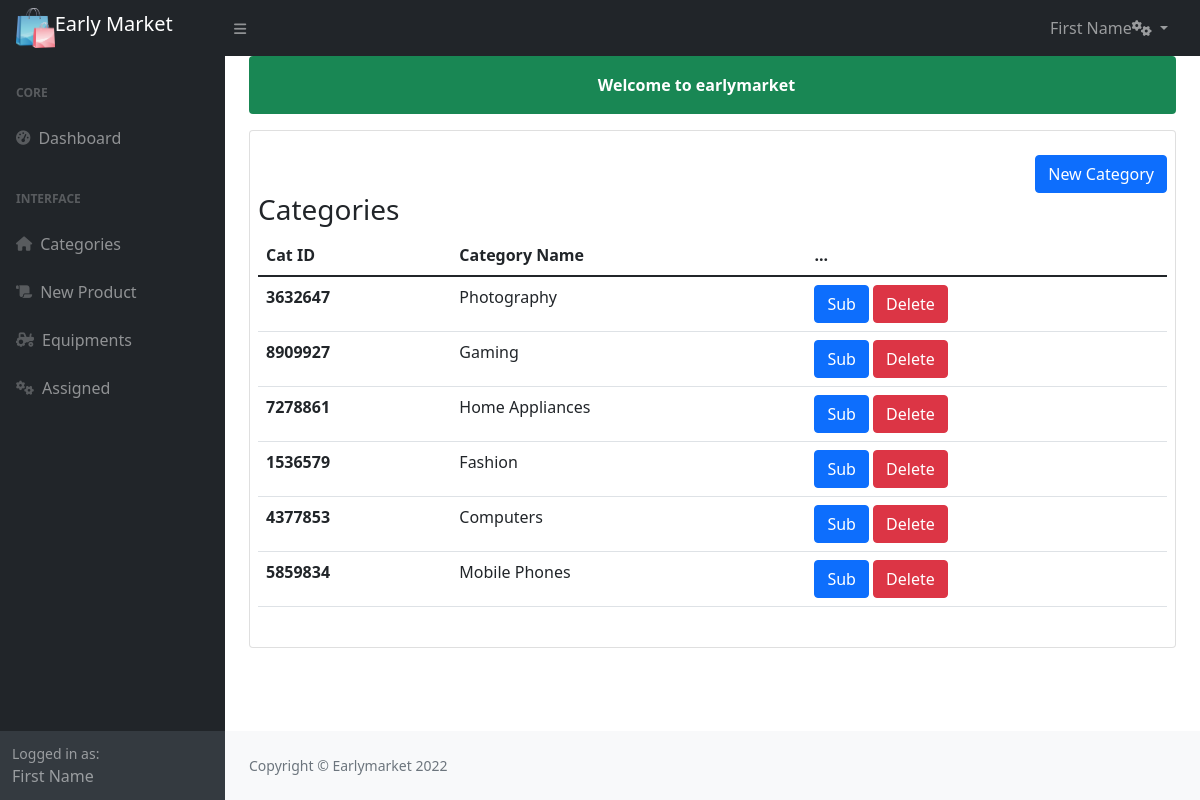
Screenshot of /portal/category.php (signed in) with the database file from the repository.
### tables this page shows
CREATE TABLE `categories` (
  `id` int(11) NOT NULL,
  `cat_id` varchar(30) NOT NULL,
  `cat_name` varchar(100) NOT NULL,
  `date_created` timestamp NOT NULL DEFAULT current_timestamp() ON UPDATE current_timestamp()
);

### portal/category.php (the view, shortened to what this page needs)
<?php
require "../assets/config/dbConnect.php";
require_once "../assets/includes/sessions.php";
?>
<!DOCTYPE html>
<html lang="en">
<head>
    <link href="../assets/css/styles.css" rel="stylesheet" />
    <link rel="stylesheet" href="../assets/fontawsome/css/all.css">
    <link rel="stylesheet" href="../assets/css/animate.css">
</head>
<body class="sb-nav-fixed">
    <div id="layoutSidenav">
        <?php include "../assets/includes/dashnav.php"; ?>
        <div id="layoutSidenav_content">
            <main>
                <div class="container-fluid px-4">
                    <?php echo success_msg();
                    echo error_msg(); ?>
                    <div class="card my-3 py-4 p-2">
                        <div class="text-end">
                            <button type="button" class="btn btn-primary" data-bs-toggle="modal" data-bs-target="#exampleModal">
                                New Category
                            </button>
                        </div>
                        <h3>Categories</h3>
                        <div class="table-responsive">
                            <table class="table">
                                <thead>
                                    <tr>
                                        <th scope="col">Cat ID</th>
                                        <th scope="col">Category Name</th>
                                        <th scope="col">...</th>
                                    </tr>
                                </thead>
                                <tbody>
                                    <?php
                                        $sql = "SELECT * FROM categories ORDER BY id DESC LIMIT 50";
                                        $query = mysqli_query($connectDb,$sql);
                                        while($row = mysqli_fetch_assoc($query)){
                                    ?>
                                    <tr>
                                        <th scope="row"><?php echo $row['cat_id']; ?></th>
                                        <td><?php echo $row['cat_name']; ?></td>
                                        <td>
                                            <a href="sub-category?q=<?php echo $row['cat_id']; ?>&n=<?php echo $row['cat_name']; ?>" class="btn btn-primary">Sub</a>
                                            <a href="../assets/config/cat_control?del=<?php echo $row['id']; ?>" class="btn btn-danger" onclick="return confirm('Are you sure you want to delete this data')">Delete</a>
                                        </td>
                                    </tr>
                                    <?php } ?>
                                </tbody>
                            </table>
                        </div>
                    </div>
                </div>
            </main>
            <?php require "../assets/includes/dashfoot.php"; ?>
        </div>
    </div>
</body>
</html>

### rows the page displays
categories: cat "3632647", cat_name "Photography"
categories: cat "8909927", cat_name "Gaming"
categories: cat "7278861", cat_name "Home Appliances"
categories: cat "1536579", cat_name "Fashion"
categories: cat "4377853", cat_name "Computers"
categories: cat "5859834", cat_name "Mobile Phones"

### other values shown
success_msg() "Welcome to earlymarket"
